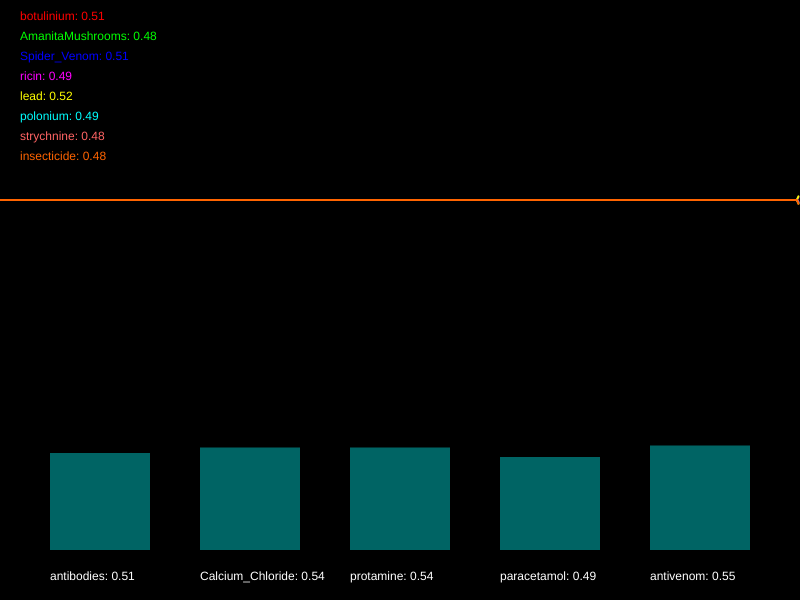
Frame 1 (no input)
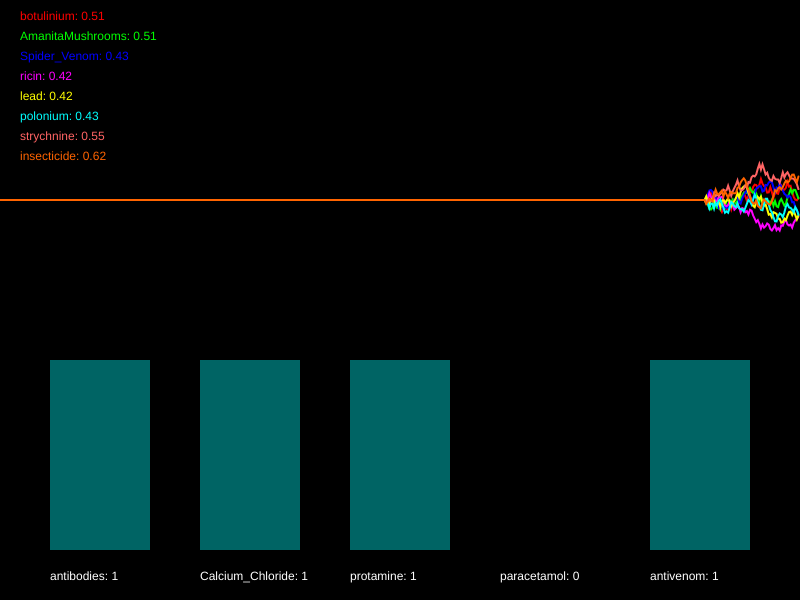
Frame 60 (no input)
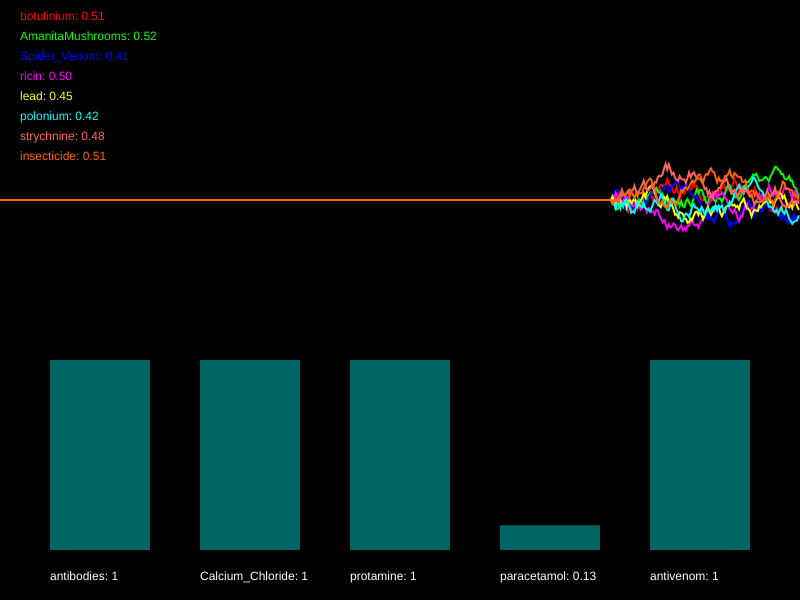
Frame 120 (the mouse pressed at the canvas centre since frame 60)

The p5.js sketch that drew these frames (run headless with seeded random() and noise() and a simulated clock; from frame 60 on, the mouse is pressed at the canvas centre):

// p5.js sketch
// ── sketch.js
/*

Officer: 8118839
CaseNum: 401-3-74124596-8118839

Case 401 - The Case of Norbert's Weiner Stand
Stage 4 - Mortal Cupcake

It seems that Norbert is getting desperate now. In what appears to be his final
stand he has set up his own cupcake shop. The laced cupcakes look delicious but
they are extremely dangerous. Just a brief whiff of one can induce a series of
deadly symptoms. This is Norbert’s most complex poison to date, so you’ll have
to work hard to produce a viable antidote.

You must develop the antidote by using conditional statements in the draw loop to
do the following.

	- If AmanitaMushrooms goes above 0.39, or on the other hand, ricin goes above 0.28 and insecticide goes above 0.33, try decreasing antibodies by 0.04
	- If either strychnine dips below 0.71, botulinium goes above 0.69, or perhaps lead dips below 0.61, try increasing antibodies by 0.05
	- When lead dips below 0.45, Spider_Venom goes above 0.59, strychnine dips below 0.58, and also ricin goes above 0.69, decrement Calcium_Chloride by 0.04
	- If either botulinium goes above 0.57, AmanitaMushrooms dips below 0.38, or perhaps polonium goes above 0.25, try increasing Calcium_Chloride by 0.04
	- When strychnine dips below 0.45, insecticide dips below 0.47, and also lead dips below 0.44, reduce protamine by 0.05
	- When botulinium dips below 0.73, whilst at the same time, ricin goes above 0.55 or AmanitaMushrooms dips below 0.75, try increasing protamine by 0.04
	- When lead goes above 0.52 and ricin dips below 0.55, or on the other hand, polonium goes above 0.44 or botulinium dips below 0.54, reduce paracetamol by 0.01
	- When AmanitaMushrooms dips below 0.38 or Spider_Venom dips below 0.41, or on the other hand, strychnine dips below 0.66 and insecticide dips below 0.46, increment paracetamol by 0.03
	- If botulinium goes above 0.66, Spider_Venom goes above 0.38, and also lead dips below 0.33, try decreasing antivenom by 0.02
	- When ricin goes above 0.46 or strychnine dips below 0.58, or on the other hand, polonium dips below 0.54 and AmanitaMushrooms dips below 0.35, raise antivenom by 0.05


Your conditional statements should:

consider the following poisons:

	- botulinium
	- AmanitaMushrooms
	- Spider_Venom
	- ricin
	- lead
	- polonium
	- strychnine
	- insecticide


and modify the following antidotes:

	- antibodies
	- Calcium_Chloride
	- protamine
	- paracetamol
	- antivenom


- There are many ways to complete this task but you should only use the
following commands:

	if(){}
	+=
	-=

*/

//Declare the poison variables
var botulinium;
var AmanitaMushrooms;
var Spider_Venom;
var ricin;
var lead;
var polonium;
var strychnine;
var insecticide;


//Declare the antidote variables
var antibodies;
var Calcium_Chloride;
var protamine;
var paracetamol;
var antivenom;


//This variable is used for drawing the graph
var graphs;


function setup()
{

	createCanvas(800,600);
	strokeWeight(2);

	//initialise the poisons and antidotes
	botulinium = 0.5;
	AmanitaMushrooms = 0.5;
	Spider_Venom = 0.5;
	ricin = 0.5;
	lead = 0.5;
	polonium = 0.5;
	strychnine = 0.5;
	insecticide = 0.5;
	antibodies = 0.5;
	Calcium_Chloride = 0.5;
	protamine = 0.5;
	paracetamol = 0.5;
	antivenom = 0.5;


	//fills the graph with empty values
	graphs = [];

	for(var i = 0; i < 8; i++)
	{
		graphs.push([]);
		for(var j = 0; j < 512; j++)
		{
			graphs[i].push(0.5);
		}
	}

}

function draw()
{

	//Develop the antidote below
	//Write conditional statements to change the amount of each substance ...

    
//        	- If AmanitaMushrooms goes above 0.39, or on the other hand, ricin goes above 0.28 and insecticide goes above 0.33, try decreasing antibodies by 0.04
    
    if(AmanitaMushrooms > 0.39 || ricin > 0.28 && insecticide > 0.33)
        {
            antibodies -= 0.04;
        }
//    - If either strychnine dips below 0.71, botulinium goes above 0.69, or perhaps lead dips below 0.61, try increasing antibodies by 0.05
    if(strychnine < 0.71 || botulinium > 0.69 || lead < 0.61)
        {
            antibodies += 0.05;
        }
//    - When lead dips below 0.45, Spider_Venom goes above 0.59, strychnine dips below 0.58, and also ricin goes above 0.69, decrement Calcium_Chloride by 0.04
    if(lead < 0.45 && Spider_Venom > 0.59 && strychnine < 0.58 && ricin > 0.69)
        {
            Calcium_Chloride -= 0.04;
        }
//    - If either botulinium goes above 0.57, AmanitaMushrooms dips below 0.38, or perhaps polonium goes above 0.25, try increasing Calcium_Chloride by 0.04
    if(botulinium > 0.57 || AmanitaMushrooms < 0.38 || polonium > 0.25)
        {
            Calcium_Chloride += 0.04;
        }
//    - When strychnine dips below 0.45, insecticide dips below 0.47, and also lead dips below 0.44, reduce protamine by 0.05
    if(strychnine < 0.45 && insecticide < 0.47 && lead < 0.44)
        {
            protamine -= 0.05;
        }
//    - When botulinium dips below 0.73, whilst at the same time, ricin goes above 0.55 or AmanitaMushrooms dips below 0.75, try increasing protamine by 0.04
    if(botulinium < 0.73 && (ricin > 0.55 || AmanitaMushrooms < 0.75))
        {
            protamine += 0.04;
        }
//    - When lead goes above 0.52 and ricin dips below 0.55, or on the other hand, polonium goes above 0.44 or botulinium dips below 0.54, reduce paracetamol by 0.01
    if(lead > 0.52 && ricin < 0.55 || polonium > 0.44 || botulinium < 0.54)
        {
            paracetamol -= 0.01;
        }
//    - When AmanitaMushrooms dips below 0.38 or Spider_Venom dips below 0.41, or on the other hand, strychnine dips below 0.66 and insecticide dips below 0.46, increment paracetamol by 0.03
    if(AmanitaMushrooms < 0.38 || Spider_Venom < 0.41 || strychnine < 0.66 && insecticide < 0.46)
        {
           paracetamol += 0.03; 
        }
//    	- If botulinium goes above 0.66, Spider_Venom goes above 0.38, and also lead dips below 0.33, try decreasing antivenom by 0.02
    if(botulinium > 0.66 && Spider_Venom > 0.38 && lead < 0.33)
        {
            antivenom -= 0.02;
        }
//    - When ricin goes above 0.46 or strychnine dips below 0.58, or on the other hand, polonium dips below 0.54 and AmanitaMushrooms dips below 0.35, raise antivenom by 0.05
if(ricin > 0.46 || strychnine < 0.58 || polonium < 0.54 && AmanitaMushrooms < 0.35)
    {
        antivenom += 0.05;
    }



	//////////////////////////////////////////////////////

	//the code below generates new values using random numbers

	/*
		For testing, you might want to temporarily comment out
		these lines and set the same variables to constant values
		instead.
	*/

	botulinium = nextValue(graphs[0],botulinium);
	AmanitaMushrooms = nextValue(graphs[1],AmanitaMushrooms);
	Spider_Venom = nextValue(graphs[2],Spider_Venom);
	ricin = nextValue(graphs[3],ricin);
	lead = nextValue(graphs[4],lead);
	polonium = nextValue(graphs[5],polonium);
	strychnine = nextValue(graphs[6],strychnine);
	insecticide = nextValue(graphs[7],insecticide);


	antibodies = constrain(antibodies, 0, 1);
	Calcium_Chloride = constrain(Calcium_Chloride, 0, 1);
	protamine = constrain(protamine, 0, 1);
	paracetamol = constrain(paracetamol, 0, 1);
	antivenom = constrain(antivenom, 0, 1);


	///////// DO NOT CHANGE THE CODE BELOW ///////////

	//drawing code

	// set background
	background(0);
	noFill();

	//draw the graphs for the vitals

	var colors = [
		color(255, 0, 0),
		color(0, 255, 0),
		color(0, 0, 255),
		color(255, 0, 255),
		color(255, 255, 0),
		color(0, 255, 255),
		color(255, 100, 100),
		color(255, 100, 0)
	];

	for(var i = 0; i < graphs.length; i++)
	{
		stroke(colors[i]);
		drawGraph(graphs[i]);
	}

	//draw the poisons as text
	noStroke();
	fill(colors[0]);
	text('botulinium: ' + nf(botulinium,1,2), 20,20);
	fill(colors[1]);
	text('AmanitaMushrooms: ' + nf(AmanitaMushrooms,1,2), 20,40);
	fill(colors[2]);
	text('Spider_Venom: ' + nf(Spider_Venom,1,2), 20,60);
	fill(colors[3]);
	text('ricin: ' + nf(ricin,1,2), 20,80);
	fill(colors[4]);
	text('lead: ' + nf(lead,1,2), 20,100);
	fill(colors[5]);
	text('polonium: ' + nf(polonium,1,2), 20,120);
	fill(colors[6]);
	text('strychnine: ' + nf(strychnine,1,2), 20,140);
	fill(colors[7]);
	text('insecticide: ' + nf(insecticide,1,2), 20,160);


	//draw the antidotes bar chart
	drawBar(antibodies,50,'antibodies');
	drawBar(Calcium_Chloride,200,'Calcium_Chloride');
	drawBar(protamine,350,'protamine');
	drawBar(paracetamol,500,'paracetamol');
	drawBar(antivenom,650,'antivenom');


}

function nextValue(graph, val)
{
	//gets the next value for a vital and puts it in an array for drawing
	var delta = random(-0.03,0.03);

	val += delta;
	if(val > 1 || val < 0)
	{
		delta *= -1;
		val += delta * 2;
	}

	graph.push(val)
	graph.shift();
	return val;
}

function drawGraph(graph)
{
	//draws an array as a graph
	beginShape();
	for(var i = 0; i < graph.length; i++)
	{
			vertex(width * i/512, height * 0.5 - graph[i]* height/3)
	}
	endShape();
}


function drawBar(val, x, name)
{
	//draws the bars for bar chart
    noStroke();
    fill(0,100,100);
	var mh = height * 0.4 - 50;
	rect(x,(height - 50) - val*mh, 100, val*mh);
    fill(255);
	text(name + ": " + val, x, height - 20);
}
